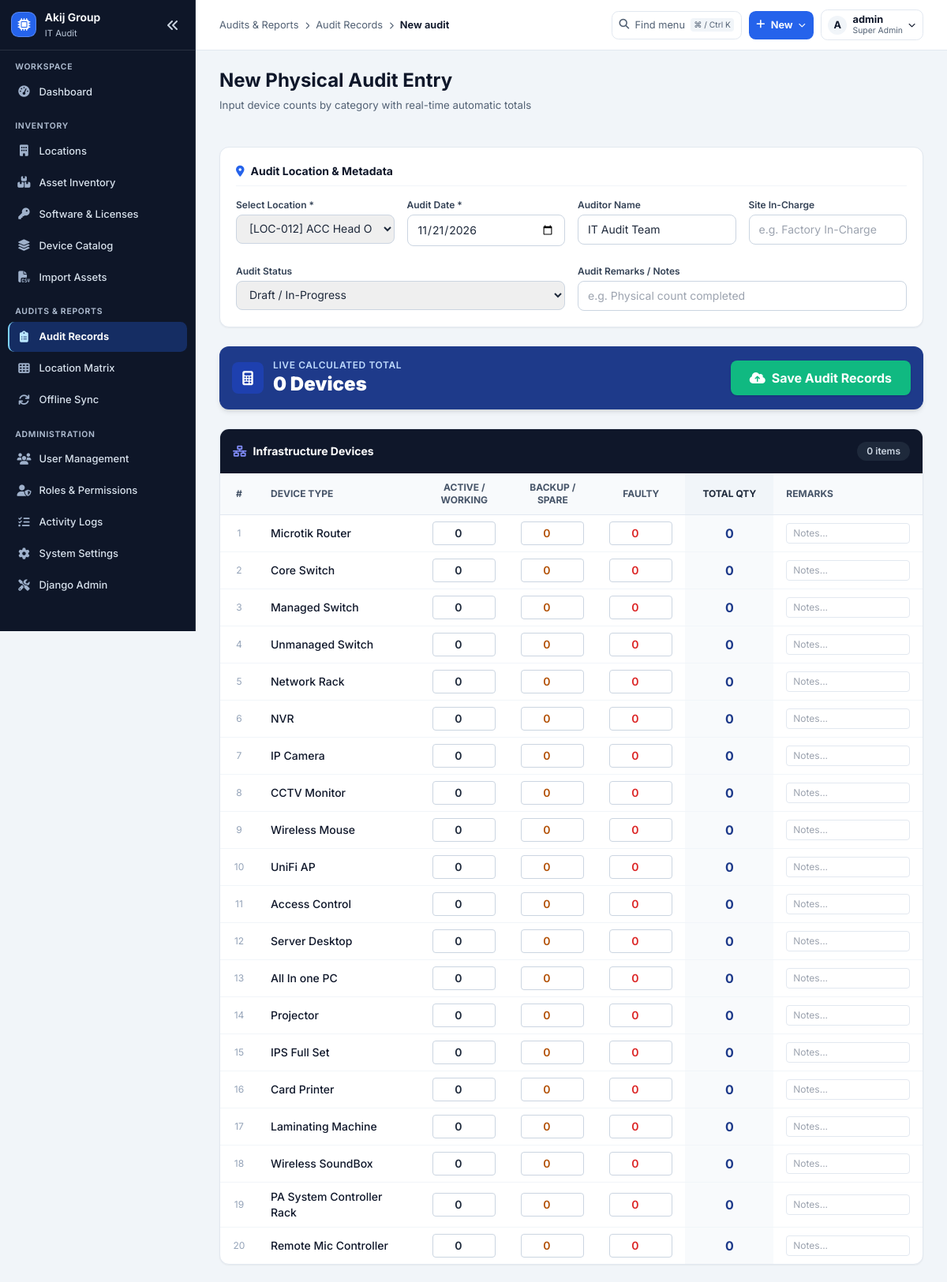
Screenshot of /audits/new/ (signed in, upper part) with the database file from the repository.
### apps/locations/models.py (models this page shows, shortened)
class Location(TimeStampedModel):
    LOCATION_TYPES = (
        ('HEAD_OFFICE', 'Head Office'),
        ('FACTORY', 'Factory'),
        ('WAREHOUSE', 'Warehouse'),
        ('DEPOT', 'Depot'),
        ('BRANCH', 'Branch'),
    )
    DIVISION_CHOICES = (
        ('Dhaka', 'Dhaka'),
        ('Chattogram', 'Chattogram'),
        ('Sylhet', 'Sylhet'),
        ('Rajshahi', 'Rajshahi'),
        ('Khulna', 'Khulna'),
        ('Barishal', 'Barishal'),
        ('Rangpur', 'Rangpur'),
        ('Mymensingh', 'Mymensingh'),
    )
    company = models.ForeignKey(Company, on_delete=models.CASCADE, related_name='locations')
    location_id = models.CharField(max_length=30, unique=True, null=True, blank=True, verbose_name="Location ID", db_index=True)
    name = models.CharField(max_length=150, verbose_name="Location Name")
    code = models.CharField(max_length=50, unique=True, verbose_name="Location Code")
    location_type = models.CharField(max_length=20, choices=LOCATION_TYPES, default='FACTORY', verbose_name="Location Type")
    address = models.TextField(blank=True, null=True, verbose_name="Address")
    city = models.CharField(max_length=100, blank=True, null=True, verbose_name="City")
    division = models.CharField(max_length=50, choices=DIVISION_CHOICES, blank=True, null=True, verbose_name="Division")
    parent_location = models.ForeignKey('self', on_delete=models.SET_NULL, null=True, blank=True, related_name='sub_locations', verbose_name="Parent Location")
    contact_person = models.CharField(max_length=120, blank=True, null=True, verbose_name="Contact Person")
    contact_number = models.CharField(max_length=50, blank=True, null=True, verbose_name="Contact Number")
    description = models.TextField(blank=True, null=True, verbose_name="Description")
    class Meta:
        ordering = ['location_type', 'name']
    @property
    def in_charge_name(self):
        return self.contact_person or ""
    @property
    def in_charge_phone(self):
        return self.contact_number or ""

### apps/devices/models.py (models this page shows, shortened)
class DeviceCategory(TimeStampedModel):
    CATEGORY_KEYS = (
        ('INFRASTRUCTURE', 'Infrastructure'),
        ('USERS', 'Users / End-User Devices'),
        ('LOGICAL', 'Software & Logical Assets'),
    )
    code = models.CharField(max_length=40, choices=CATEGORY_KEYS, unique=True)
    name = models.CharField(max_length=100)
    order = models.PositiveIntegerField(default=1)
    class Meta:
        verbose_name_plural = "Device Categories"
        ordering = ['order', 'name']

class DeviceType(TimeStampedModel):
    category = models.ForeignKey(DeviceCategory, on_delete=models.CASCADE, related_name='devices')
    name = models.CharField(max_length=120)
    tag_category_code = models.CharField(max_length=4, choices=TAG_CATEGORY_CHOICES, blank=True)
    order = models.PositiveIntegerField(default=1)
    is_count_only = models.BooleanField(default=False, help_text="False for individual asset tracking")
    remarks = models.CharField(max_length=255, blank=True, null=True)
    class Meta:
        ordering = ['category__order', 'order', 'name']
        unique_together = ('category', 'name')

### apps/audits/views.py (the view, shortened to what this page needs)
# urls.py: path('audits/new/', audit_create_or_edit_view, name='audit_create'),
@roles_required(*DASHBOARD_ROUTES)
def audit_create_or_edit_view(request, audit_id=None):
    locations = visible_locations(request.user).order_by('name')
    scoped_audits = AuditSession.objects.filter(location__in=locations)
    role = role_for(request.user)
    local_admin = role in LOCAL_TYPES
    audit = None
    if audit_id:
        audit = get_object_or_404(scoped_audits, id=audit_id)
        if local_admin and audit.status != 'DRAFT':
            raise PermissionDenied
    eligible = Q(is_active=True)
    if audit:
        eligible |= Q(pk=audit.location_id)
    eligible_locations = locations.filter(eligible)
    selected_location_id = audit.location_id if audit else None
    if not audit and request.method != 'POST' and request.GET.get('location'):
        location_id = request.GET['location']
        if not location_id.isdecimal():
            raise Http404('Location not found.')
        selected_location_id = get_object_or_404(eligible_locations, pk=location_id).pk
    categories = DeviceCategory.objects.prefetch_related('devices').all().order_by('order')
    existing_items = {}
    context = {
        'audit': audit,
        'locations': eligible_locations,
        'selected_location_id': selected_location_id,
        'categories': categories,
        'existing_items': existing_items,
        'today': date.today().isoformat()
    }
    return render(request, 'audits/audit_form.html', context)

### templates/audits/audit_form.html (shortened to what this page needs)
{% extends 'base.html' %}
{% block header_title %}{% if audit %}Edit Audit Session{% else %}New Physical Audit Entry{% endif %}{% endblock %}
{% block header_subtitle %}Input device counts by category with real-time automatic totals{% endblock %}
{% block content %}
<form method="POST" id="auditForm" class="space-y-6">
    <div class="bg-white p-5 rounded-xl border border-slate-200 shadow-sm space-y-4">
        <h4 class="text-sm font-bold text-slate-900 border-b border-slate-100 pb-2 flex items-center space-x-2">
            <i class="fa-solid fa-location-dot text-blue-600"></i>
            <span>Audit Location & Metadata</span>
        </h4>
        <div class="grid grid-cols-1 md:grid-cols-4 gap-4">
            <div>
                <label class="block text-xs font-semibold text-slate-700 mb-1">Select Location *</label>
                <select name="location" required class="w-full border border-slate-300 rounded-lg px-3 py-2 text-sm focus:ring-2 focus:ring-blue-500 focus:outline-none">
                    {% for loc in locations %}
                    <option value="{{ loc.id }}" {% if selected_location_id == loc.id %}selected{% endif %}>
                        [{{ loc.location_id }}] {{ loc.name }} ({{ loc.get_location_type_display }})
                    </option>
                    {% endfor %}
                </select>
            </div>
            <div>
                <label class="block text-xs font-semibold text-slate-700 mb-1">Audit Date *</label>
                <input type="date" name="audit_date" value="{% if audit %}{{ audit.audit_date|date:'Y-m-d' }}{% else %}{{ today }}{% endif %}" required class="w-full border border-slate-300 rounded-lg px-3 py-2 text-sm focus:ring-2 focus:ring-blue-500 focus:outline-none">
            </div>
            <div>
                <label class="block text-xs font-semibold text-slate-700 mb-1">Auditor Name</label>
                <input type="text" name="auditor_name" value="{% if audit %}{{ audit.auditor_name }}{% else %}IT Audit Team{% endif %}" class="w-full border border-slate-300 rounded-lg px-3 py-2 text-sm focus:ring-2 focus:ring-blue-500 focus:outline-none">
            </div>
            <div>
                <label class="block text-xs font-semibold text-slate-700 mb-1">Site In-Charge</label>
                <input type="text" name="verified_by_name" value="{% if audit %}{{ audit.verified_by_name|default:'' }}{% endif %}" placeholder="e.g. Factory In-Charge" class="w-full border border-slate-300 rounded-lg px-3 py-2 text-sm focus:ring-2 focus:ring-blue-500 focus:outline-none">
            </div>
        </div>
        <div class="grid grid-cols-1 md:grid-cols-2 gap-4 pt-2">
            <div>
                <label class="block text-xs font-semibold text-slate-700 mb-1">Audit Status</label>
                <select name="status" class="w-full border border-slate-300 rounded-lg px-3 py-2 text-sm focus:ring-2 focus:ring-blue-500 focus:outline-none">
                    <option value="DRAFT" {% if audit and audit.status == 'DRAFT' %}selected{% endif %}>Draft / In-Progress</option>
                </select>
            </div>
            <div>
                <label class="block text-xs font-semibold text-slate-700 mb-1">Audit Remarks / Notes</label>
                <input type="text" name="remarks" value="{% if audit %}{{ audit.remarks|default:'' }}{% endif %}" placeholder="e.g. Physical count completed" class="w-full border border-slate-300 rounded-lg px-3 py-2 text-sm focus:ring-2 focus:ring-blue-500 focus:outline-none">
            </div>
        </div>
    </div>
    <div class="bg-blue-900 text-white p-4 rounded-xl shadow-md flex items-center justify-between">
        <div class="flex items-center space-x-3">
            <div class="w-10 h-10 rounded-lg bg-blue-800 flex items-center justify-center text-lg">
                <i class="fa-solid fa-calculator"></i>
            </div>
            <div>
                <span class="text-xs text-blue-200 uppercase tracking-wider block font-semibold">Live Calculated Total</span>
                <span class="text-2xl font-black text-white" id="liveGrandTotal">0 Devices</span>
            </div>
        </div>
        <button type="submit" class="bg-emerald-500 hover:bg-emerald-600 text-white font-bold px-6 py-2.5 rounded-lg shadow transition flex items-center space-x-2">
            <i class="fa-solid fa-cloud-arrow-up"></i>
            <span>Save Audit Records</span>
        </button>
    </div>
    {% for cat in categories %}
    <div class="bg-white rounded-xl border border-slate-200 shadow-sm overflow-hidden">
        <div class="p-4 bg-slate-900 text-white flex items-center justify-between">
            <h4 class="font-bold text-sm flex items-center space-x-2">
                <i class="fa-solid {% if cat.code == 'INFRASTRUCTURE' %}fa-network-wired text-indigo-400{% else %}fa-laptop text-emerald-400{% endif %}"></i>
                <span>{{ cat.name }}</span>
            </h4>
            <span class="text-xs bg-slate-800 px-3 py-1 rounded-full text-slate-300 font-semibold" id="catTotal_{{ cat.id }}">
            </span>
        </div>
        <div class="overflow-x-auto">
            <table class="w-full text-left border-collapse text-sm">
                <thead>
                    <tr class="bg-slate-50 text-slate-600 font-semibold border-b border-slate-200 text-xs uppercase">
                        <th class="px-4 py-2.5 text-center w-12">#</th>
                        <th class="px-4 py-2.5 min-w-[200px]">Device Type</th>
                        <th class="px-4 py-2.5 text-center w-28">Active / Working</th>
                        <th class="px-4 py-2.5 text-center w-28">Backup / Spare</th>
                        <th class="px-4 py-2.5 text-center w-28">Faulty</th>
                        <th class="px-4 py-2.5 text-center w-28 bg-slate-100 font-bold text-slate-800">Total Qty</th>
                        <th class="px-4 py-2.5 min-w-[150px]">Remarks</th>
                    </tr>
                </thead>
                <tbody class="divide-y divide-slate-100">
                    {% for dev in cat.devices.all %}
                    <tr class="hover:bg-slate-50/70 transition">
                        <td class="px-4 py-2 text-center text-slate-400 text-xs">{{ forloop.counter }}</td>
                        <td class="px-4 py-2 font-medium text-slate-900">{{ dev.name }}</td>
                        <td class="px-4 py-2">
                            <input type="number" min="0" name="active_{{ dev.id }}" data-dev-id="{{ dev.id }}" data-cat-id="{{ cat.id }}"
                                   value="0"
                                   class="qty-input active-input w-full border border-slate-300 rounded px-2 py-1 text-center text-sm font-semibold text-slate-800 focus:ring-1 focus:ring-blue-500">
                        </td>
                        <td class="px-4 py-2">
                            <input type="number" min="0" name="backup_{{ dev.id }}" data-dev-id="{{ dev.id }}" data-cat-id="{{ cat.id }}"
                                   value="0"
                                   class="qty-input backup-input w-full border border-slate-300 rounded px-2 py-1 text-center text-sm font-semibold text-amber-700 focus:ring-1 focus:ring-blue-500">
                        </td>
                        <td class="px-4 py-2">
                            <input type="number" min="0" name="faulty_{{ dev.id }}" data-dev-id="{{ dev.id }}" data-cat-id="{{ cat.id }}"
                                   value="0"
                                   class="qty-input faulty-input w-full border border-slate-300 rounded px-2 py-1 text-center text-sm font-semibold text-red-600 focus:ring-1 focus:ring-blue-500">
                        </td>
                        <td class="px-4 py-2 text-center font-bold text-blue-900 bg-slate-50 text-base" id="rowTotal_{{ dev.id }}">
                            0
                        </td>
                        <td class="px-4 py-2">
                            <input type="text" name="remarks_{{ dev.id }}"
                                   placeholder="Notes..."
                                   class="w-full border border-slate-200 rounded px-2 py-1 text-xs text-slate-700">
                        </td>
                    </tr>
                    {% endfor %}
                </tbody>
            </table>
        </div>
    </div>
    {% endfor %}
</form>
{% endblock %}

### templates/navigation/sidebar.html (shortened to what this page needs)
<aside id="portal-sidebar" class="portal-sidebar no-print" data-collapsed="{{ portal.sidebar_collapsed|yesno:'true,false' }}" data-account="{{ request.user.pk }}">
    <div class="portal-sidebar-heading">
        <a class="portal-identity" href="{% url 'dashboard' %}" title="{{ portal.group_name|default:portal.organization_name }}">
            <span class="portal-identity-logo">
                {% firstof portal.sidebar_logo portal.application_logo portal.group_logo as sidebar_logo %}
                {% if sidebar_logo %}<img src="{{ sidebar_logo }}" alt="">{% else %}<i class="fa-solid fa-microchip" aria-hidden="true"></i>{% endif %}
            </span>
            <span class="portal-identity-copy">
                <strong>{{ portal.group_name|default:portal.organization_name }}</strong>
                <small>{{ portal.application_short_name }}</small>
            </span>
        </a>
        <button type="button" class="portal-icon-button portal-sidebar-collapse" data-sidebar-collapse aria-controls="portal-primary-navigation" aria-expanded="{{ portal.sidebar_collapsed|yesno:'false,true' }}" aria-label="{% if portal.sidebar_collapsed %}Expand sidebar{% else %}Collapse sidebar{% endif %}">
            <i class="fa-solid fa-angles-left" aria-hidden="true"></i>
        </button>
    </div>
    <nav id="portal-primary-navigation" class="portal-primary-navigation" aria-label="Main navigation">
        {% for group in nav_sections %}
        <section class="portal-nav-group" aria-labelledby="portal-nav-group-{{ forloop.counter }}">
            <h2 id="portal-nav-group-{{ forloop.counter }}" class="portal-nav-heading">{{ group.label }}</h2>
            <ul>
                {% for link in group.links %}
                <li><a href="{{ link.url }}" class="portal-nav-link" title="{{ link.label }}" {% if link.current %}aria-current="{{ link.current }}"{% endif %}>
                    <i class="fa-solid {{ link.icon }}" aria-hidden="true"></i>
                    <span class="portal-nav-label">{{ link.label }}</span>
                </a></li>
                {% endfor %}
            </ul>
        </section>
        {% endfor %}
    </nav>
</aside>

### templates/navigation/actions.html (shortened to what this page needs)
<div class="portal-toolbar-actions">
    {% if nav_sections %}
    <button type="button" class="portal-quick-button" data-open-command aria-label="Find in navigation" aria-keyshortcuts="Control+k Meta+k">
        <i class="fa-solid fa-magnifying-glass" aria-hidden="true"></i>
        <span>Find menu</span><kbd>⌘ / Ctrl K</kbd>
    </button>
    <details class="portal-popover">
        <summary class="portal-create-button"><i class="fa-solid fa-plus" aria-hidden="true"></i><span>New</span><i class="fa-solid fa-chevron-down portal-chevron" aria-hidden="true"></i></summary>
    </details>
    {% endif %}
    {% if request.user.is_authenticated %}
    <details class="portal-popover">
        <summary class="portal-account-button" aria-label="Account menu">
            <span class="portal-avatar" aria-hidden="true">{{ request.user.username|slice:':1'|upper }}</span>
            <span class="portal-account-label"><strong>{{ request.user.get_short_name|default:request.user.username }}</strong><small>{{ administration_role|default:'User' }}</small></span>
            <i class="fa-solid fa-chevron-down portal-chevron" aria-hidden="true"></i>
        </summary>
    </details>
    {% endif %}
</div>

### rows the page displays
Location: group_name "Akij Group"
DeviceCategory: name "Infrastructure Devices"
DeviceType: name "Microtik Router"
DeviceType: name "Core Switch"
DeviceType: name "Managed Switch"
DeviceType: name "Unmanaged Switch"
DeviceType: name "Network Rack"
DeviceType: name "NVR"
DeviceType: name "IP Camera"
DeviceType: name "CCTV Monitor"
DeviceType: name "Wireless Mouse"
DeviceType: name "UniFi AP"
DeviceType: name "Access Control"
DeviceType: name "Server Desktop"
DeviceType: name "All In one PC"
DeviceType: name "Projector"
DeviceType: name "IPS Full Set"
DeviceType: name "Card Printer"
DeviceType: name "Laminating Machine"
DeviceType: name "Wireless SoundBox"
DeviceType: name "PA System Controller Rack"
DeviceType: name "Remote Mic Controller"

### other values shown
{{ portal.application_short_name }} "IT Audit"
{{ group.label }} "WORKSPACE" "INVENTORY" "AUDITS & REPORTS" "ADMINISTRATION"
{{ link.label }} "Dashboard" "Locations" "Asset Inventory" "Software & Licenses" "Device Catalog" "Import Assets" "Audit Records" "Location Matrix" "Offline Sync" "User Management" "Roles & Permissions" "Activity Logs" "System Settings" "Django Admin"
{{ nav_current.group }} "Audits & Reports"
{{ nav_current.label }} "Audit Records"
{{ nav_current.subpage }} "New audit"
{{ request.user.username|slice:':1'|upper }} "A"
{{ request.user.get_short_name|default:request.user.username }} "admin"
{{ administration_role|default:'User' }} "Super Admin"
